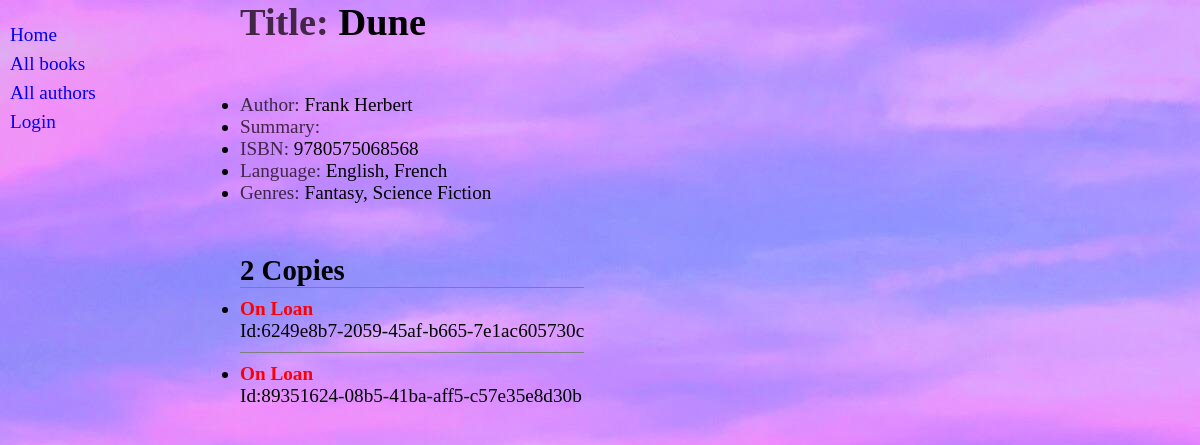
/catalog/book/4, run on an earlier commit of the app's database.
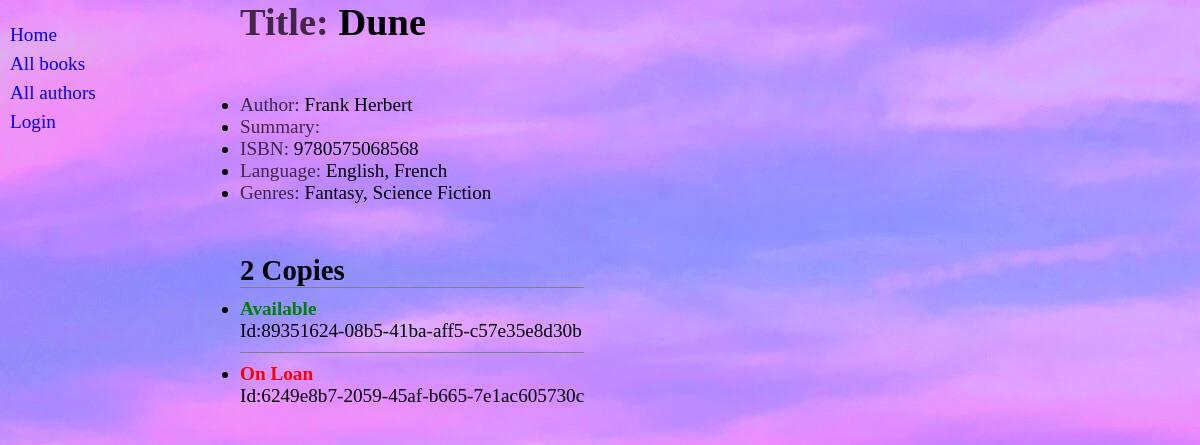
And on a later commit of the database.
### catalog/models.py (models this page shows, shortened)
class BookInstance(models.Model):
    LOAN_STATUS = (
        ('m','Maintenance'),
        ('o','On loan'),
        ('a','Available'),
        ('r','Reserved')
    )
    unique_id = models.UUIDField(primary_key=True,default=uuid.uuid4,help_text="Unique ID for this book accross the library")
    due_back = models.DateField(null=True,blank=True)
    status = models.CharField(choices=LOAN_STATUS,max_length=1,default='a',blank=True,help_text="Book Availability")
    book = models.ForeignKey(Book,on_delete=models.RESTRICT,null=True,related_name="book")
    imprint = models.CharField(max_length=200,null=True,blank=True)
    borrower = models.ForeignKey(User,on_delete=models.SET_NULL,null=True,blank=True)
    class Meta:
        ordering = ('due_back','status')
    def get_status_display(self):
        if self.status == 'a':
            return 'Available'
        elif self.status == 'o':
            return 'On Loan'
        elif self.status == 'r':
            return 'Reserved'
        elif self.status == 'm':
            return 'Maintenance'

### catalog/views.py (the view)
# urls.py: path('book/<int:book_id>',views.book_detail,name='book-detail'),
def book_detail(request,book_id):
    book = get_object_or_404(Book,id=book_id)
    copies = BookInstance.objects.filter(book_id=book_id)
    return render(request,f'catalog/book_detail.html',{'book':book,'copies':copies})

### catalog/models.py (called while the page is built)
    def __str__(self):
        return self.name

    def __str__(self):
        return self.name

    def __str__(self):
        return self.name

### catalog/templates/catalog/book_detail.html (shortened to what this page needs)
{% extends 'catalog/base.html' %}
{% block content %}
    <h1><span class="attribute">Title</span>{{book.title}}</h1>
    <ul class="book_details">
        <li><span class="attribute">Author</span> {{book.author}} </li>
        <li><span class="attribute">Summary</span> {{book.summary}} </li>
        <li><span class="attribute">ISBN</span> {{book.isbn}} </li>
        <li><span class="attribute">Language</span> {{book.languages.all|join:', '}} </li>
        <li><span class="attribute">Genres</span> {{book.genres.all|join:', '}} </li>
    </ul>
    <section class="copies">
        {% with copies.count as total %}
            <h2>{{total}} Copie{{total|pluralize}}</h2>
        {% endwith %}
            <ul class="book_copies">
            {% for copie in copies %}
                <li class="copie">
                    <h4 class="{{copie.status}}"> {{copie.get_status_display}} </h4>
                    <p>Id:{{copie.unique_id}}</p>
                </li>
            {% empty %}
                <p>No Copies for this book.</p>
            {% endfor %}
            </ul>
    </section>
{% endblock content %}

What changed in the data, as far as the page shows it:
changed BookInstance "89351624-08b5-41ba-aff5-c57e35e8d30b": status "On Loan" → "Available"; moves up the list
